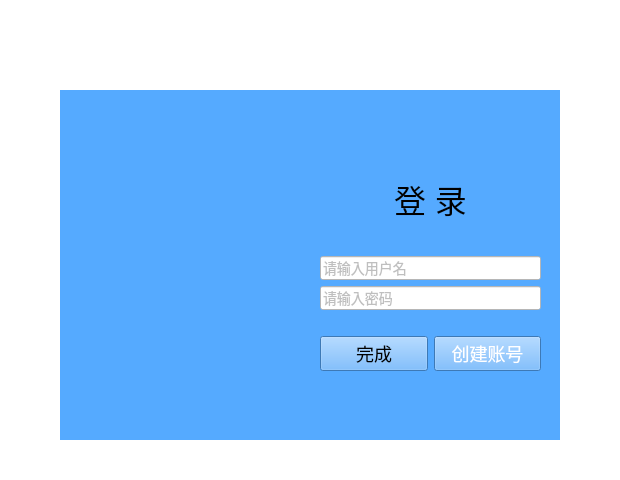
<?xml version="1.0" encoding="UTF-8"?>
<ui version="4.0">
 <class>Form</class>
 <widget class="QWidget" name="Form">
  <property name="geometry">
   <rect>
    <x>0</x>
    <y>0</y>
    <width>620</width>
    <height>480</height>
   </rect>
  </property>
  <property name="sizePolicy">
   <sizepolicy hsizetype="Fixed" vsizetype="Fixed">
    <horstretch>0</horstretch>
    <verstretch>0</verstretch>
   </sizepolicy>
  </property>
  <property name="maximumSize">
   <size>
    <width>620</width>
    <height>480</height>
   </size>
  </property>
  <property name="windowTitle">
   <string>Form</string>
  </property>
  <property name="styleSheet">
   <string notr="true">background-color: white</string>
  </property>
  <layout class="QHBoxLayout" name="horizontalLayout_2">
   <item>
    <widget class="QWidget" name="log_in_widget" native="true">
     <property name="sizePolicy">
      <sizepolicy hsizetype="Fixed" vsizetype="Fixed">
       <horstretch>0</horstretch>
       <verstretch>0</verstretch>
      </sizepolicy>
     </property>
     <property name="minimumSize">
      <size>
       <width>500</width>
       <height>350</height>
      </size>
     </property>
     <property name="maximumSize">
      <size>
       <width>500</width>
       <height>300</height>
      </size>
     </property>
     <property name="styleSheet">
      <string notr="true">background-color: rgb(85, 170, 255)</string>
     </property>
     <widget class="QWidget" name="layoutWidget">
      <property name="geometry">
       <rect>
        <x>260</x>
        <y>60</y>
        <width>221</width>
        <height>241</height>
       </rect>
      </property>
      <layout class="QVBoxLayout" name="verticalLayout_2" stretch="1,2,1">
       <item alignment="Qt::AlignmentFlag::AlignHCenter">
        <widget class="QLabel" name="title">
         <property name="sizePolicy">
          <sizepolicy hsizetype="Fixed" vsizetype="Fixed">
           <horstretch>0</horstretch>
           <verstretch>0</verstretch>
          </sizepolicy>
         </property>
         <property name="minimumSize">
          <size>
           <width>0</width>
           <height>30</height>
          </size>
         </property>
         <property name="maximumSize">
          <size>
           <width>16777215</width>
           <height>60</height>
          </size>
         </property>
         <property name="text">
          <string>&lt;html&gt;&lt;head/&gt;&lt;body&gt;&lt;p align=&quot;center&quot;&gt;&lt;span style=&quot; font-size:24pt;&quot;&gt;登	录&lt;/span&gt;&lt;/p&gt;&lt;/body&gt;&lt;/html&gt;</string>
         </property>
        </widget>
       </item>
       <item>
        <layout class="QVBoxLayout" name="verticalLayout">
         <item>
          <widget class="QLineEdit" name="input_account">
           <property name="styleSheet">
            <string notr="true">color: grey;
background-color: white;
font-size: 14px;</string>
           </property>
           <property name="text">
            <string/>
           </property>
           <property name="placeholderText">
            <string>请输入用户名</string>
           </property>
          </widget>
         </item>
         <item>
          <widget class="QLineEdit" name="input_password">
           <property name="whatsThis">
            <string>&lt;html&gt;&lt;head/&gt;&lt;body&gt;&lt;p&gt;your password&lt;/p&gt;&lt;/body&gt;&lt;/html&gt;</string>
           </property>
           <property name="styleSheet">
            <string notr="true">color: grey;
background-color: white;
font-size: 14px;</string>
           </property>
           <property name="text">
            <string/>
           </property>
           <property name="placeholderText">
            <string>请输入密码</string>
           </property>
          </widget>
         </item>
        </layout>
       </item>
       <item>
        <layout class="QHBoxLayout" name="horizontalLayout">
         <property name="spacing">
          <number>6</number>
         </property>
         <property name="sizeConstraint">
          <enum>QLayout::SizeConstraint::SetDefaultConstraint</enum>
         </property>
         <property name="topMargin">
          <number>0</number>
         </property>
         <property name="bottomMargin">
          <number>0</number>
         </property>
         <item>
          <widget class="QPushButton" name="bt_complete">
           <property name="styleSheet">
            <string notr="true">font-size: 18px;</string>
           </property>
           <property name="text">
            <string>完成</string>
           </property>
          </widget>
         </item>
         <item>
          <widget class="QPushButton" name="bt_createAccount">
           <property name="styleSheet">
            <string notr="true">color: white;
font-size: 18px;</string>
           </property>
           <property name="text">
            <string>创建账号</string>
           </property>
          </widget>
         </item>
        </layout>
       </item>
      </layout>
     </widget>
    </widget>
   </item>
  </layout>
 </widget>
 <resources/>
 <connections/>
</ui>
